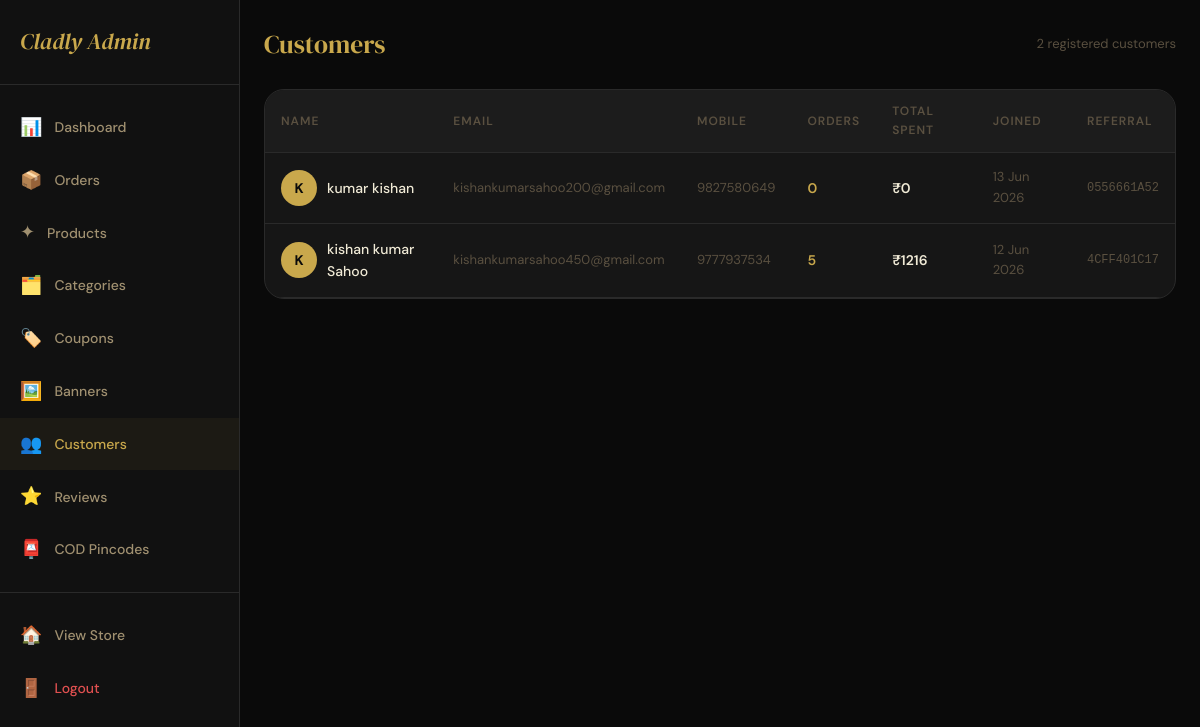
Page /admin-panel/customers/ (signed in) on the earlier database version.
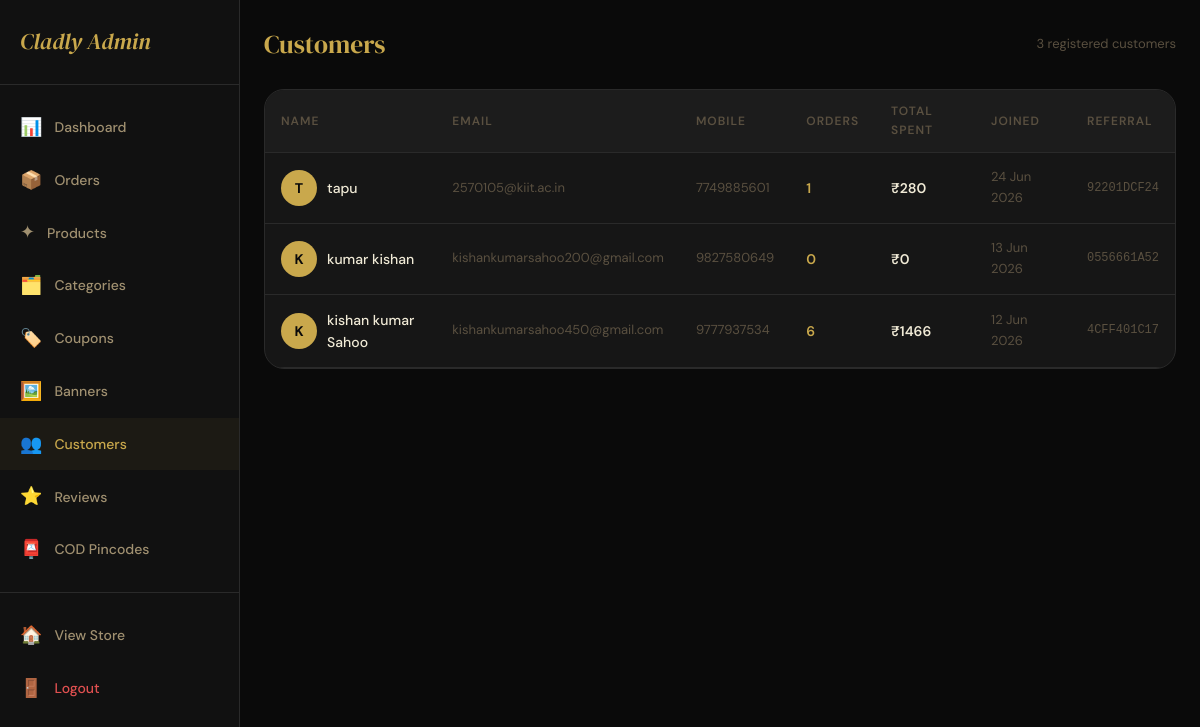
Same page on the later database version.
### store/models.py (models this page shows, shortened)
class User(AbstractBaseUser, PermissionsMixin):
    full_name = models.CharField(max_length=150)
    email = models.EmailField(unique=True)
    mobile = models.CharField(max_length=15, unique=True, null=True, blank=True)
    is_active = models.BooleanField(default=True)
    is_staff = models.BooleanField(default=False)
    date_joined = models.DateTimeField(default=timezone.now)
    profile_image = models.ImageField(upload_to='profiles/', null=True, blank=True)
    referral_code = models.CharField(max_length=20, unique=True, blank=True)
    referred_by = models.ForeignKey('self', null=True, blank=True, on_delete=models.SET_NULL, related_name='referrals')
    referral_credits = models.DecimalField(max_digits=10, decimal_places=2, default=0)
    USERNAME_FIELD = 'email'
    REQUIRED_FIELDS = ['full_name']
    objects = UserManager()

### store/views.py (the view)
# urls.py: path('admin-panel/customers/', views.admin_customers, name='admin_customers'),
@user_passes_test(is_admin, login_url='/login/')
def admin_customers(request):
    customers = User.objects.filter(is_staff=False).annotate(
        order_count=Count('orders'),
        total_spend=Sum('orders__grand_total'),
    ).order_by('-date_joined')
    return render(request, 'store/admin/customers.html', {'customers': customers})

### store/context_processors.py (called while the page is built)
def cart_wishlist_count(request):
    cart_count = 0
    wishlist_count = 0
    notif_count = 0
    if request.user.is_authenticated:
        cart_count = Cart.objects.filter(user=request.user).count()
        wishlist_count = Wishlist.objects.filter(user=request.user).count()
        notif_count = Notification.objects.filter(user=request.user, is_read=False).count()
    else:
        session_key = request.session.session_key
        if session_key:
            cart_count = Cart.objects.filter(session_key=session_key).count()
    return {
        'cart_count': cart_count,
        'wishlist_count': wishlist_count,
        'notif_count': notif_count,
    }

def categories_list(request):
    categories = Category.objects.filter(is_active=True).order_by('order', 'name')
    return {'nav_categories': categories}

### store/views.py (called while the page is built)
def is_admin(user):
    return user.is_authenticated and user.is_staff

### store/templates/store/admin/customers.html (shortened to what this page needs)
{% extends 'store/admin/base_admin.html' %}
{% block admin_content %}
<div class="admin-header">
  <div class="admin-page-title">Customers</div>
  <div style="font-size:13px;color:var(--text-muted);">{{ customers|length }} registered customers</div>
</div>
<div class="table-wrap">
  <table class="data-table">
    <thead><tr><th>Name</th><th>Email</th><th>Mobile</th><th>Orders</th><th>Total Spent</th><th>Joined</th><th>Referral</th></tr></thead>
    <tbody>
      {% for customer in customers %}
        <tr>
          <td>
            <div style="display:flex;align-items:center;gap:10px;">
              <div style="width:36px;height:36px;border-radius:50%;background:var(--gold);color:var(--black);display:flex;align-items:center;justify-content:center;font-weight:700;font-size:14px;flex-shrink:0;">
                {{ customer.full_name|first|upper }}
              </div>
              <span style="font-weight:500;">{{ customer.full_name }}</span>
            </div>
          </td>
          <td style="color:var(--text-muted);font-size:13px;">{{ customer.email }}</td>
          <td style="color:var(--text-muted);font-size:13px;">{{ customer.mobile|default:"—" }}</td>
          <td style="color:var(--gold);font-weight:600;">{{ customer.order_count }}</td>
          <td style="font-weight:600;">₹{{ customer.total_spend|floatformat:0|default:"0" }}</td>
          <td style="color:var(--text-muted);font-size:13px;">{{ customer.date_joined|date:"d M Y" }}</td>
          <td style="font-family:monospace;font-size:12px;color:var(--text-muted);">{{ customer.referral_code }}</td>
        </tr>
      {% empty %}
        <tr><td colspan="7" style="text-align:center;padding:40px;color:var(--text-muted);">No customers yet.</td></tr>
      {% endfor %}
    </tbody>
  </table>
</div>
{% endblock %}

Differences in the rows shown:
added User: full_name|first "T", full_name "tapu", email "2570105@kiit.ac.in", mobile "7749885601", order_count "1", total_spend "280", date_joined "24 Jun 2026", referral_code "92201DCF24"
changed User "kishan kumar Sahoo": order_count "5" → "6"; total_spend "1216" → "1466"
Other differences:
{{ customers|length }}: "2" → "3"
